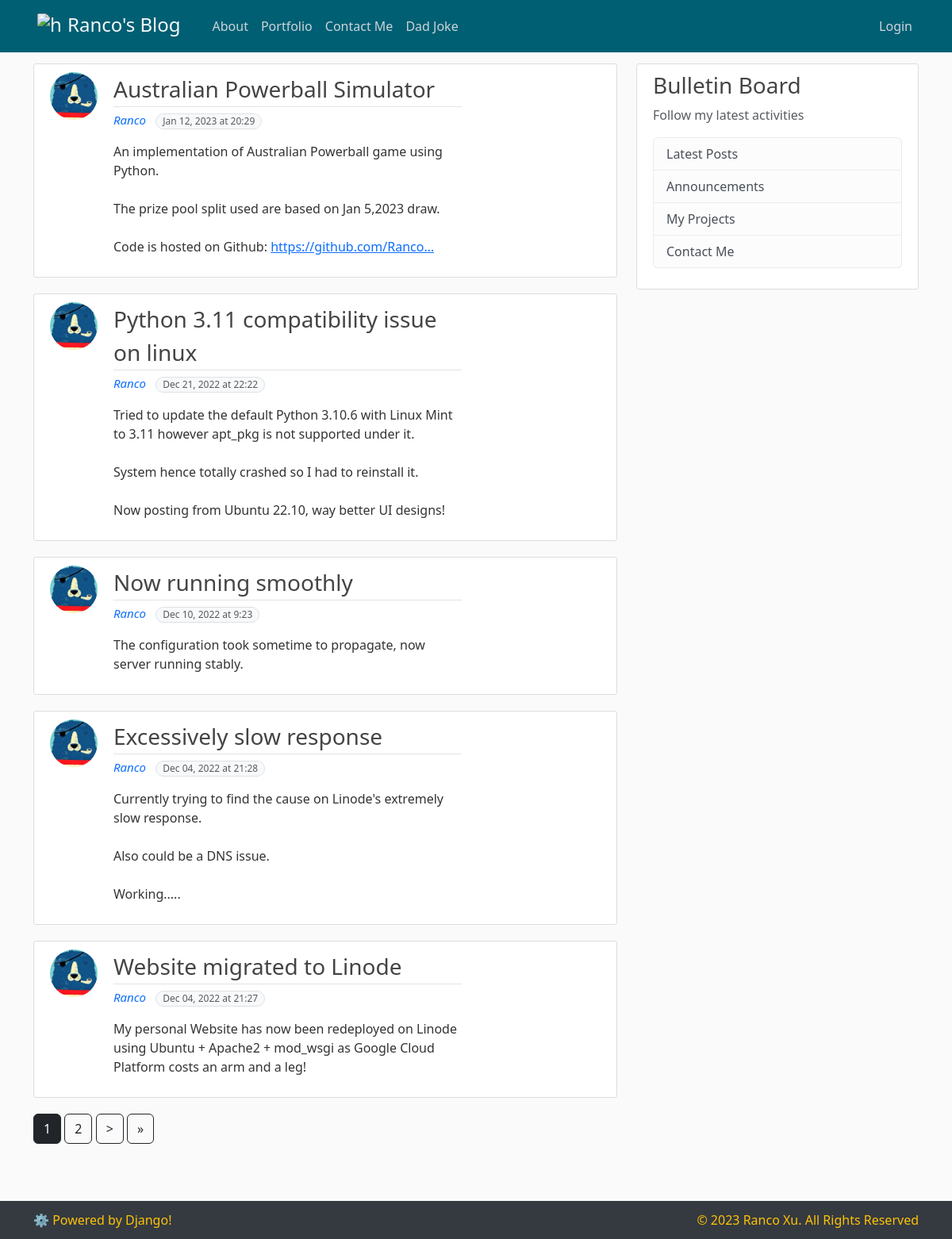
The app's page /, older data.
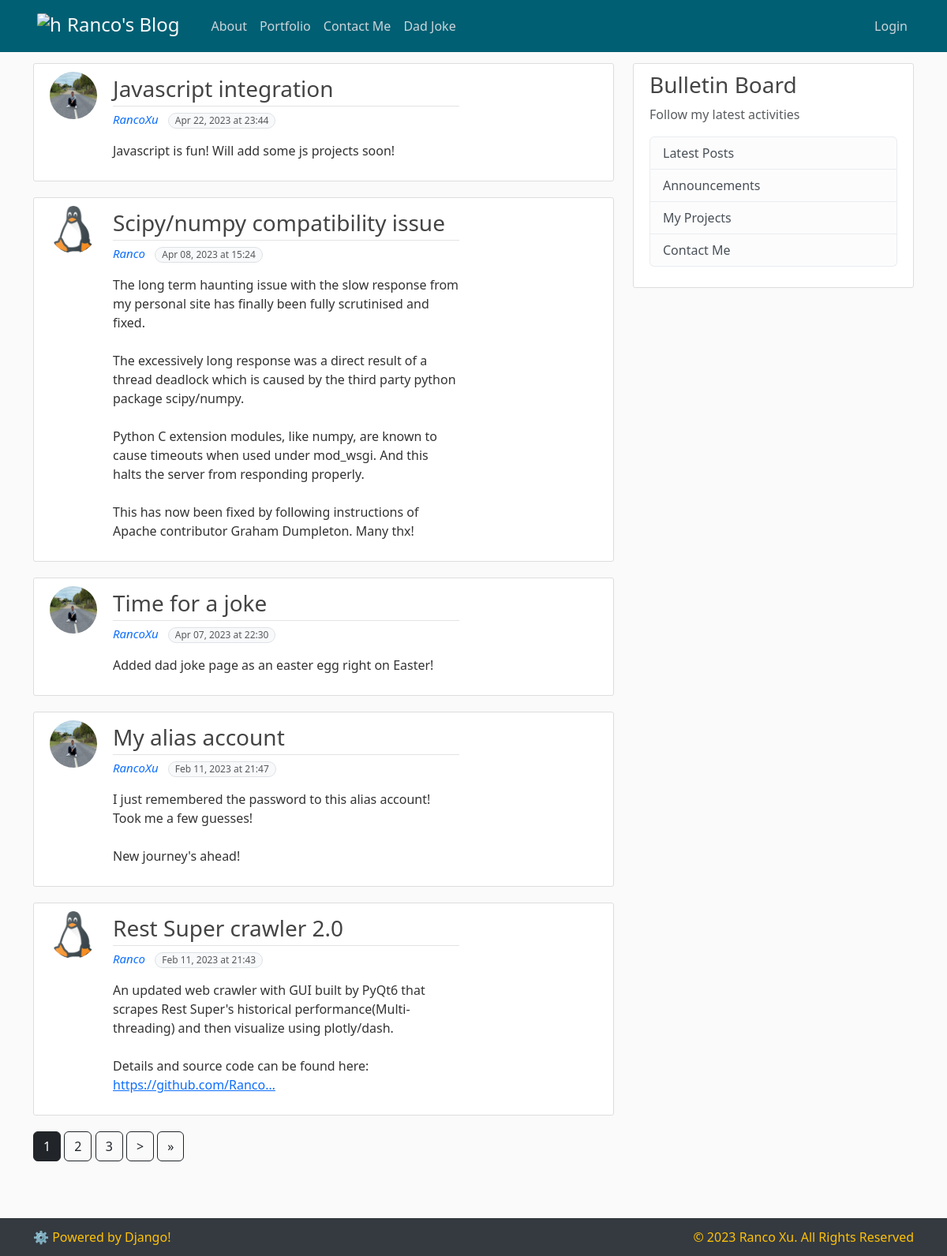
The same page, newer data.
### blog/models.py (models this page shows, shortened)
class Post(models.Model):
    title=models.CharField(max_length=120)
    content=models.TextField()
    date_posted=models.DateTimeField(default=timezone.now)
    author=models.ForeignKey(User, on_delete=models.CASCADE)

### all_users/models.py (models this page shows, shortened)
class Profile(models.Model):
    user = models.OneToOneField(User, on_delete=models.CASCADE)
    image = models.ImageField(default='Default.jpg', upload_to='profile_pics')

### blog/views.py (the view)
# urls.py: path('', PostListView.as_view(), name='blog-home'),  # '' path means /home
class PostListView(ListView):
    model = Post
    template_name = 'blog/home.html'
    context_object_name = 'all_posts'
    ordering = ['-date_posted']
    paginate_by = 5

### blog/templates/blog/home.html (shortened to what this page needs)
{% extends 'blog/base.html' %}
{%block content%}
{% for post in all_posts %}
<article class="media content-section">
    <div class="container">
        <div class="row">
            <img class="rounded-circle article-image me-2 col-4 px-0" style="width: 60px; height: 60px;" src="{{post.author.profile.image.url}}">
            <div class="media-body col-8">
                <div class="article-metadata">
                    <a class="article-title fs-3 fw-normal text-decoration-none" href="{% url 'post-detail' post.id %}">{{ post.title }}</a>
                </div>
                <a class="me-2 fst-italic text-decoration-none" style="font-size: 15px;" href="{% url 'user-posts' post.author.username %}">{{ post.author }}</a>
                <p class="text-muted text-nowrap bg-light border rounded-pill d-inline-block px-2" style="font-size: 12px;">{{ post.date_posted|date:"M d, Y \a\t G:i" }}</p>
                <p class="article-content">{{ post.content|urlizetrunc:25 }}</p>
            </div>
        </div>
    </div>
</article>
{% endfor %}
{% if is_paginated %}
{% for num in page_obj.paginator.page_range %}
{% if page_obj.number == num %}
<a class="btn btn-dark btn-small mb-4" href="?page={{ num }}">{{ num }}</a>
{% elif num > page_obj.number|add:'-3' and num < page_obj.number|add:'3' %} <a class="btn btn-outline-dark btn-small mb-4"
    href="?page={{ num }}">{{ num }}</a>
    {% endif %}
    {% endfor %}
    {% if page_obj.has_next %}
    <a class="btn btn-outline-dark btn-small mb-4" href="?page={{ page_obj.next_page_number }}">&gt;</a>
    <a class="btn btn-outline-dark btn-small mb-4" href="?page={{ page_obj.paginator.num_pages }}">&raquo;</a>
    {% endif %}
    {% endif %}
    {%endblock content%}

Row changes from the older to the newer data that the page shows:
no longer on this page (row unchanged): Post: author.profile.image (picture), title "Australian Powerball Simulator", author "Ranco", date_posted "Jan 12, 2023 at 20:29", content "An implementation of Australian Powerball game using Python. The prize pool split used are based on Jan 5,2023 draw. Code is hosted on Github: https://github.com/Ranco…"
no longer on this page (row unchanged): Post: author.profile.image (picture), title "Python 3.11 compatibility issue on linux", author "Ranco", date_posted "Dec 21, 2022 at 22:22", content "Tried to update the default Python 3.10.6 with Linux Mint to 3.11 however apt_pkg is not supported under it. System hence totally crashed so I had to reinstall it. Now posting from Ubuntu 22.10, way better UI designs!"
no longer on this page (row unchanged): Post: author.profile.image (picture), title "Now running smoothly", author "Ranco", date_posted "Dec 10, 2022 at 9:23", content "The configuration took sometime to propagate, now server running stably."
no longer on this page (row unchanged): Post: author.profile.image (picture), title "Excessively slow response", author "Ranco", date_posted "Dec 04, 2022 at 21:28", content "Currently trying to find the cause on Linode's extremely slow response. Also could be a DNS issue. Working....."
no longer on this page (row unchanged): Post: author.profile.image (picture), title "Website migrated to Linode", author "Ranco", date_posted "Dec 04, 2022 at 21:27", content "My personal Website has now been redeployed on Linode using Ubuntu + Apache2 + mod_wsgi as Google Cloud Platform costs an arm and a leg!"
added Post: author.profile.image (picture), title "Javascript integration", author "RancoXu", date_posted "Apr 22, 2023 at 23:44", content "Javascript is fun! Will add some js projects soon!"
added Post: author.profile.image (picture), title "Scipy/numpy compatibility issue", author "Ranco", date_posted "Apr 08, 2023 at 15:24", content "The long term haunting issue with the slow response from my personal site has finally been fully scrutinised and fixed. The excessively long response was a direct result of a thread deadlock which is caused by the third party python package scipy/numpy. Python C extension modules, like numpy, are known to cause timeouts when used under mod_wsgi. And this halts the server from responding properly. This has now been fixed by following instructions of Apache contributor Graham Dumpleton. Many thx!"
added Post: author.profile.image (picture), title "Time for a joke", author "RancoXu", date_posted "Apr 07, 2023 at 22:30", content "Added dad joke page as an easter egg right on Easter!"
added Post: author.profile.image (picture), title "My alias account", author "RancoXu", date_posted "Feb 11, 2023 at 21:47", content "I just remembered the password to this alias account! Took me a few guesses! New journey's ahead!"
added Post: author.profile.image (picture), title "Rest Super crawler 2.0", author "Ranco", date_posted "Feb 11, 2023 at 21:43", content "An updated web crawler with GUI built by PyQt6 that scrapes Rest Super's historical performance(Multi-threading) and then visualize using plotly/dash. Details and source code can be found here: https://github.com/Ranco…"
Text that changed along with them:
new list line: "3"
